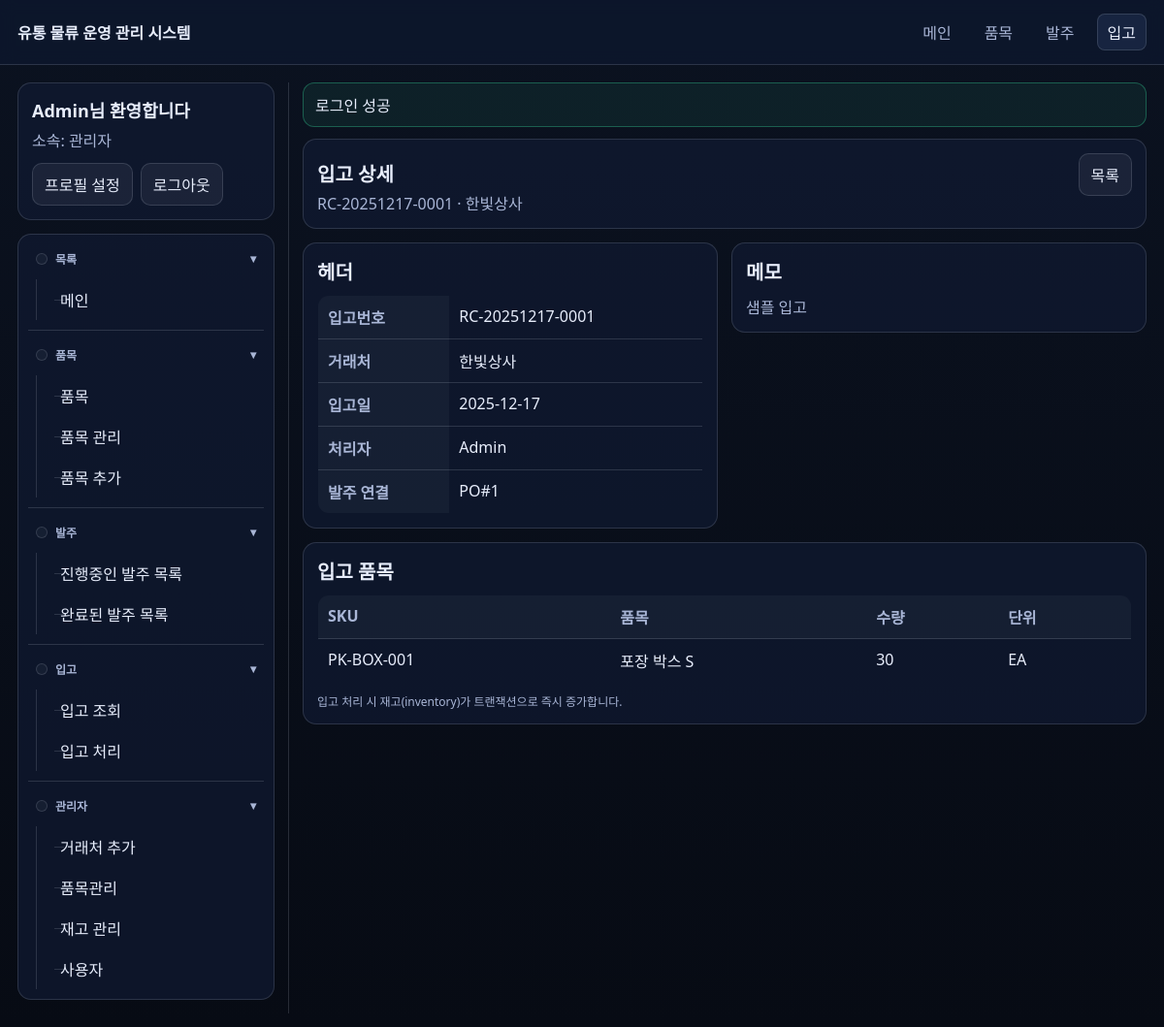
Page /receipt_view.php?id=1 (signed in) on the committed database.
### tables this page shows
CREATE TABLE receipts (
  id BIGINT UNSIGNED NOT NULL AUTO_INCREMENT,
  receipt_no VARCHAR(30) NOT NULL,
  purchase_order_id BIGINT UNSIGNED NULL,
  supplier_id BIGINT UNSIGNED NOT NULL,
  received_by BIGINT UNSIGNED NOT NULL,
  receipt_date DATE NOT NULL,
  notes TEXT NULL,
  created_at DATETIME NOT NULL DEFAULT CURRENT_TIMESTAMP,
  PRIMARY KEY (id),
  UNIQUE KEY uq_receipt_no (receipt_no),
  KEY idx_receipts_supplier_date (supplier_id, receipt_date),
  KEY idx_receipts_po (purchase_order_id),
  CONSTRAINT fk_receipts_po FOREIGN KEY (purchase_order_id) REFERENCES purchase_orders(id)
    ON UPDATE CASCADE ON DELETE SET NULL,
  CONSTRAINT fk_receipts_supplier FOREIGN KEY (supplier_id) REFERENCES suppliers(id)
    ON UPDATE CASCADE ON DELETE RESTRICT,
  CONSTRAINT fk_receipts_user FOREIGN KEY (received_by) REFERENCES users(id)
    ON UPDATE CASCADE ON DELETE RESTRICT
);

CREATE TABLE users (
  id BIGINT UNSIGNED NOT NULL AUTO_INCREMENT,
  email VARCHAR(190) NOT NULL,
  password_hash VARCHAR(255) NOT NULL,
  name VARCHAR(100) NOT NULL,
  phone VARCHAR(50) NULL,
  role ENUM('admin','user') NOT NULL DEFAULT 'user',
  supplier_id BIGINT UNSIGNED NULL,
  created_at DATETIME NOT NULL DEFAULT CURRENT_TIMESTAMP,
  updated_at DATETIME NOT NULL DEFAULT CURRENT_TIMESTAMP ON UPDATE CURRENT_TIMESTAMP,
  PRIMARY KEY (id),
  UNIQUE KEY uq_users_email (email),
  KEY idx_users_supplier (supplier_id),
  CONSTRAINT fk_users_supplier FOREIGN KEY (supplier_id) REFERENCES suppliers(id)
    ON UPDATE CASCADE ON DELETE SET NULL
);

CREATE TABLE suppliers (
  id BIGINT UNSIGNED NOT NULL AUTO_INCREMENT,
  name VARCHAR(150) NOT NULL,
  contact_name VARCHAR(100) NULL,
  phone VARCHAR(50) NULL,
  email VARCHAR(190) NULL,
  notes TEXT NULL,
  created_at DATETIME NOT NULL DEFAULT CURRENT_TIMESTAMP,
  updated_at DATETIME NOT NULL DEFAULT CURRENT_TIMESTAMP ON UPDATE CURRENT_TIMESTAMP,
  PRIMARY KEY (id),
  UNIQUE KEY uq_suppliers_name (name)
);

CREATE TABLE receipt_items (
  id BIGINT UNSIGNED NOT NULL AUTO_INCREMENT,
  receipt_id BIGINT UNSIGNED NOT NULL,
  item_id BIGINT UNSIGNED NOT NULL,
  qty_received INT NOT NULL,
  created_at DATETIME NOT NULL DEFAULT CURRENT_TIMESTAMP,
  PRIMARY KEY (id),
  UNIQUE KEY uq_ri_receipt_item (receipt_id, item_id),
  KEY idx_ri_item (item_id),
  CONSTRAINT fk_ri_receipt FOREIGN KEY (receipt_id) REFERENCES receipts(id)
    ON UPDATE CASCADE ON DELETE CASCADE,
  CONSTRAINT fk_ri_item FOREIGN KEY (item_id) REFERENCES items(id)
    ON UPDATE CASCADE ON DELETE RESTRICT
);

CREATE TABLE items (
  id BIGINT UNSIGNED NOT NULL AUTO_INCREMENT,
  sku VARCHAR(50) NOT NULL,
  name VARCHAR(200) NOT NULL,
  supplier_id BIGINT UNSIGNED NULL,
  unit VARCHAR(20) NOT NULL DEFAULT 'EA',
  min_stock INT NOT NULL DEFAULT 0,
  active TINYINT(1) NOT NULL DEFAULT 1,
  created_at DATETIME NOT NULL DEFAULT CURRENT_TIMESTAMP,
  updated_at DATETIME NOT NULL DEFAULT CURRENT_TIMESTAMP ON UPDATE CURRENT_TIMESTAMP,
  PRIMARY KEY (id),
  UNIQUE KEY uq_items_sku (sku),
  KEY idx_items_name (name),
  KEY idx_items_supplier (supplier_id),
  CONSTRAINT fk_items_supplier FOREIGN KEY (supplier_id) REFERENCES suppliers(id)
    ON UPDATE CASCADE ON DELETE SET NULL
);

### includes/bootstrap.php (called while the page is built, shortened)
<?php
function e(?string $value): string {
  return htmlspecialchars((string)$value, ENT_QUOTES | ENT_SUBSTITUTE, 'UTF-8');
}
function url(string $path): string {
  $path = '/' . ltrim($path, '/');
  return $path;
}
function starts_with(string $haystack, string $needle): bool {
  return strncmp($haystack, $needle, strlen($needle)) === 0;
}
spl_autoload_register(function ($class) {
  $base = __DIR__ . '/../classes/';
  $path = $base . str_replace('\\', '/', $class) . '.php';
});
require_once __DIR__ . '/flash.php';
require_once __DIR__ . '/auth.php';

### includes/auth.php (called while the page is built, shortened)
<?php
function current_user(): ?array {
  return $_SESSION['user'] ?? null;
}
function is_admin(): bool {
  $u = current_user();
  return $u && ($u['role'] ?? '') === 'admin';
}

### classes/Receipt.php (called while the page is built, shortened)
<?php
final class Receipt {
  public static function find(PDO $db, int $id): ?array {
    $st = $db->prepare('SELECT r.*, sp.name AS supplier_name, u.name AS received_by_name
                        FROM receipts r
                        JOIN suppliers sp ON sp.id = r.supplier_id
                        JOIN users u ON u.id = r.received_by
                        WHERE r.id = ?');
    $st->execute([$id]);
    $r = $st->fetch();
    $stItems = $db->prepare('SELECT ri.*, it.sku, it.name, it.unit
                             FROM receipt_items ri
                             JOIN items it ON it.id = ri.item_id
                             WHERE ri.receipt_id = ?
                             ORDER BY it.name ASC');
    $stItems->execute([$id]);
    $r['items'] = $stItems->fetchAll();
    return $r;
  }
}

### includes/flash.php (called while the page is built, shortened)
<?php
function flash_get(): ?array {
  $flash = $_SESSION[FLASH_KEY];
  return is_array($flash) ? $flash : null;
}

### receipt_view.php (the view, shortened to what this page needs)
<?php
require_once __DIR__ . '/includes/bootstrap.php';
$id = (int)($_GET['id'] ?? 0);
$db = db();
$rc = Receipt::find($db, $id);
require_once __DIR__ . '/includes/header.php';
?>
<div class="grid">
  <div class="col-12">
    <div class="card">
      <div class="kpi">
        <div>
          <h1 class="h1" style="margin-bottom:4px">입고 상세</h1>
          <div class="muted"><?= e($rc['receipt_no']) ?> · <?= e($rc['supplier_name']) ?></div>
        </div>
        <div>
          <a class="btn secondary" href="<?= e(url('/receipt_list.php')) ?>">목록</a>
        </div>
      </div>
    </div>
  </div>
  <div class="col-6">
    <div class="card">
      <h2 class="h1">헤더</h2>
      <table class="table">
        <tbody>
          <tr><th>입고번호</th><td><?= e($rc['receipt_no']) ?></td></tr>
          <tr><th>거래처</th><td><?= e($rc['supplier_name']) ?></td></tr>
          <tr><th>입고일</th><td><?= e($rc['receipt_date']) ?></td></tr>
          <tr><th>처리자</th><td><?= e($rc['received_by_name']) ?></td></tr>
          <tr><th>발주 연결</th><td><?= $rc['purchase_order_id'] ? e('PO#' . (int)$rc['purchase_order_id']) : '-' ?></td></tr>
        </tbody>
      </table>
    </div>
  </div>
  <div class="col-6">
    <div class="card">
      <h2 class="h1">메모</h2>
      <div class="muted"><?= e($rc['notes'] ?: '-') ?></div>
    </div>
  </div>
  <div class="col-12">
    <div class="card">
      <h2 class="h1">입고 품목</h2>
      <table class="table">
        <thead>
          <tr>
            <th>SKU</th>
            <th>품목</th>
            <th>수량</th>
            <th>단위</th>
          </tr>
        </thead>
        <tbody>
          <?php foreach (($rc['items'] ?? []) as $row): ?>
            <tr>
              <td><?= e($row['sku']) ?></td>
              <td><?= e($row['name']) ?></td>
              <td><?= e((string)$row['qty_received']) ?></td>
              <td><?= e($row['unit']) ?></td>
            </tr>
          <?php endforeach; ?>
        </tbody>
      </table>
      <div class="small" style="margin-top:10px">입고 처리 시 재고(inventory)가 트랜잭션으로 즉시 증가합니다.</div>
    </div>
  </div>
</div>
<?php require_once __DIR__ . '/includes/footer.php'; ?>

### includes/header.php (shortened to what this page needs)
<?php
$me = current_user();
$path = parse_url($_SERVER['REQUEST_URI'] ?? '', PHP_URL_PATH) ?: '';
function nav_active(string $needle, string $path): string {
  return starts_with($path, $needle) ? 'active' : '';
}
?><!doctype html>
<html lang="ko">
<head>
  <link rel="stylesheet" href="<?= e(url('/assets/app.css')) ?>" />
</head>
<body>
  <div class="topbar">
    <div class="brand"><a class="brand" href="<?= e(url('/index.php')) ?>"><?= e(APP_NAME) ?></a></div>
    <div class="nav">
      <a class="<?= e(nav_active('/index.php', $path)) ?>" href="<?= e(url('/index.php')) ?>">메인</a>
      <a class="<?= e(nav_active('/items.php', $path)) ?>" href="<?= e(url('/items.php')) ?>">품목</a>
      <a class="<?= e(nav_active('/po', $path)) ?>" href="<?= e(url('/po_list.php')) ?>">발주</a>
      <a class="<?= e(nav_active('/receipt', $path)) ?>" href="<?= e(url('/receipt_list.php')) ?>">입고</a>
    </div>
  </div>
  <?php if ($me): ?>
    <div class="layout">
      <aside class="sidebar">
        <div class="sidebar-card">
          <div class="sidebar-user-name"><?= e($me['name']) ?>님 환영합니다</div>
          <div class="sidebar-user-meta">
            <div class="muted">
              소속:
              <?php if (is_admin()): ?>
                <?= e('관리자') ?>
              <?php else: ?>
                <?= e(($me['supplier_name'] ?? '') ?: ('거래처 #' . (int)($me['supplier_id'] ?? 0))) ?>
              <?php endif; ?>
            </div>
          </div>
          <div class="sidebar-user-actions">
            <a class="btn secondary" href="<?= e(url('/profile.php')) ?>">프로필 설정</a>
            <a class="btn secondary" href="<?= e(url('/logout.php')) ?>">로그아웃</a>
          </div>
        </div>
        <div class="sidebar-card sidebar-tree">
          <details class="tree-group" open>
            <summary class="tree-summary">목록</summary>
            <div class="tree-items">
              <a class="tree-link <?= e(nav_active('/index.php', $path)) ?>" href="<?= e(url('/index.php')) ?>">메인</a>
            </div>
          </details>
          <details class="tree-group" open>
            <summary class="tree-summary">품목</summary>
            <div class="tree-items">
              <a class="tree-link <?= e(nav_active('/items.php', $path)) ?>" href="<?= e(url('/items.php')) ?>">품목</a>
              <?php if (is_admin()): ?>
                <a class="tree-link <?= e(nav_active('/admin/items.php', $path)) ?>" href="<?= e(url('/admin/items.php')) ?>">품목 관리</a>
              <?php else: ?>
                <a class="tree-link <?= e(nav_active('/inventory_manage.php', $path)) ?>" href="<?= e(url('/inventory_manage.php')) ?>">품목 관리</a>
              <?php endif; ?>
              <a class="tree-link" href="<?= e(url('/items.php#catalog-add')) ?>">품목 추가</a>
            </div>
          </details>
          <details class="tree-group" open>
            <summary class="tree-summary">발주</summary>
            <div class="tree-items">
              <a class="tree-link" href="<?= e(url('/po_list.php?status=OPEN')) ?>">진행중인 발주 목록</a>
              <a class="tree-link" href="<?= e(url('/po_list.php?status=RECEIVED')) ?>">완료된 발주 목록</a>
            </div>
          </details>
          <details class="tree-group" open>
            <summary class="tree-summary">입고</summary>
            <div class="tree-items">
              <a class="tree-link <?= e(nav_active('/receipt_list.php', $path)) ?>" href="<?= e(url('/receipt_list.php')) ?>">입고 조회</a>
              <a class="tree-link <?= e(nav_active('/receipt_create.php', $path)) ?>" href="<?= e(url('/receipt_create.php')) ?>">입고 처리</a>
            </div>
          </details>
          <?php if (is_admin()): ?>
            <details class="tree-group" open>
              <summary class="tree-summary">관리자</summary>
              <div class="tree-items">
                <a class="tree-link <?= e(nav_active('/admin/suppliers.php', $path)) ?>" href="<?= e(url('/admin/suppliers.php')) ?>">거래처 추가</a>
                <a class="tree-link <?= e(nav_active('/admin/items.php', $path)) ?>" href="<?= e(url('/admin/items.php')) ?>">품목관리</a>
                <a class="tree-link <?= e(nav_active('/admin/inventory.php', $path)) ?>" href="<?= e(url('/admin/inventory.php')) ?>">재고 관리</a>
                <a class="tree-link <?= e(nav_active('/admin/users.php', $path)) ?>" href="<?= e(url('/admin/users.php')) ?>">사용자</a>
              </div>
            </details>
          <?php endif; ?>
        </div>
      </aside>
      <main class="main">
        <div class="container">
          <?php $flash = flash_get(); if ($flash): ?>
            <div class="flash <?= e($flash['type']) ?>">
              <?= e($flash['message']) ?>
            </div>
          <?php endif; ?>
  <?php endif; ?>

### assets/app.css (style rules this page uses)
:root { --bg:#0b1220;--card:#101b33;--text:#e8eefc;--muted:#a9b6d6;--border:rgba(232,238,252,.14);--accent:#7aa2ff;--danger:#ff6b6b;--ok:#36d399; }
* { box-sizing:border-box }
body { margin:0;font-family:system-ui,-apple-system,Segoe UI,Roboto,Helvetica,Arial,sans-serif;background:linear-gradient(180deg,var(--bg),#070b14);color:var(--text) }
a { color:var(--accent);text-decoration:none }
.container { max-width:1100px;margin:0 auto;padding:18px }
.topbar { display:flex;align-items:center;justify-content:space-between;gap:12px;padding:14px 18px;border-bottom:1px solid var(--border);background:rgba(16,27,51,.55);backdrop-filter:blur(8px);position:sticky;top:0;z-index:10 }
.brand { font-weight:700;color:var(--text) }
.nav { display:flex;gap:12px;flex-wrap:wrap;align-items:center }
.nav a { color:var(--muted);padding:6px 10px;border-radius:8px;border:1px solid transparent }
.nav a.active { color:var(--text);border-color:var(--border);background:rgba(122,162,255,.10) }
.card { background:rgba(16,27,51,.70);border:1px solid var(--border);border-radius:14px;padding:14px }
.grid { display:grid;grid-template-columns:repeat(12,1fr);gap:14px }
.col-6 { grid-column:span 6 }
.col-12 { grid-column:span 12 }
.h1 { font-size:20px;margin:0 0 10px 0;word-break:keep-all;overflow-wrap:normal;white-space:nowrap }
.muted { color:var(--muted) }
.table { width:100%;border-collapse:collapse;overflow:hidden;border-radius:12px;border:1px solid var(--border);word-break:keep-all;overflow-wrap:normal }
.table th,.table td { padding:10px 10px;border-bottom:1px solid var(--border);text-align:left;vertical-align:top }
.table th { color:var(--muted);font-weight:600;background:rgba(232,238,252,.04);white-space:nowrap }
.btn { display:inline-block;padding:9px 12px;border-radius:10px;border:1px solid var(--border);background:rgba(122,162,255,.12);color:var(--text);cursor:pointer }
.btn.secondary { background:rgba(232,238,252,.06) }
.flash { padding:10px 12px;border-radius:12px;border:1px solid var(--border);margin:0 0 12px 0 }
.flash.success { border-color:rgba(54,211,153,.35);background:rgba(54,211,153,.08) }
.kpi { display:flex;gap:10px;align-items:baseline;justify-content:space-between }
.small { font-size:12px;color:var(--muted) }
.layout { display:flex;gap:14px;max-width:1300px;margin:0 auto;padding:18px }
.sidebar { width:280px;flex:0 0 280px;border-right:1px solid var(--border);padding-right:14px }
.main { flex:1;min-width:0 }
.layout .container { max-width:1100px;margin:0 auto;padding:0 }
.sidebar-card { background:rgba(16,27,51,.70);border:1px solid var(--border);border-radius:14px;padding:14px;margin-bottom:14px }
.sidebar-user-name { font-size:18px;font-weight:800;margin-bottom:6px }
.sidebar-user-meta { display:flex;flex-direction:column;gap:6px }
.sidebar-user-actions { display:flex;gap:8px;flex-wrap:wrap;margin-top:12px }
.sidebar-tree { padding:10px }
.tree-group { border-top:1px solid var(--border);padding-top:10px;margin-top:10px }
.tree-group:first-child { border-top:0;padding-top:0;margin-top:0 }
.tree-summary { list-style:none;cursor:pointer;user-select:none;color:var(--muted);font-weight:700;font-size:12px;display:flex;align-items:center;gap:8px;padding:6px 8px;border-radius:10px }
.tree-summary::before { content:'';width:10px;height:10px;border:1px solid var(--border);border-radius:999px;display:inline-block;flex:0 0 10px;background:rgba(232,238,252,.04) }
.tree-summary::after { content:'▸';margin-left:auto;color:var(--muted);font-size:12px;transform:translateY(-1px) }
.tree-group[open]>.tree-summary::after { content:'▾' }
.tree-items { position:relative;margin-top:6px;padding-left:18px }
.tree-items::before { content:'';position:absolute;left:8px;top:0;bottom:0;width:1px;background:var(--border) }
.tree-link { display:block;position:relative;padding:8px 10px 8px 14px;border-radius:10px;color:var(--text);border:1px solid transparent }
.tree-link::before { content:'';position:absolute;left:8px;top:50%;width:10px;height:1px;background:var(--border) }

### rows in the picture
receipts: received_by.name "Admin", receipt_no "RC-20251217-0001", supplier.name "한빛상사", receipt_date "2025-12-17", purchase_order "PO#1", notes "샘플 입고"
receipt_items: item.sku "PK-BOX-001", item.name "포장 박스 S", qty_received "30", item.unit "EA"

### other values in the picture
APP_NAME "유통 물류 운영 관리 시스템"
$flash['message'] "로그인 성공"
